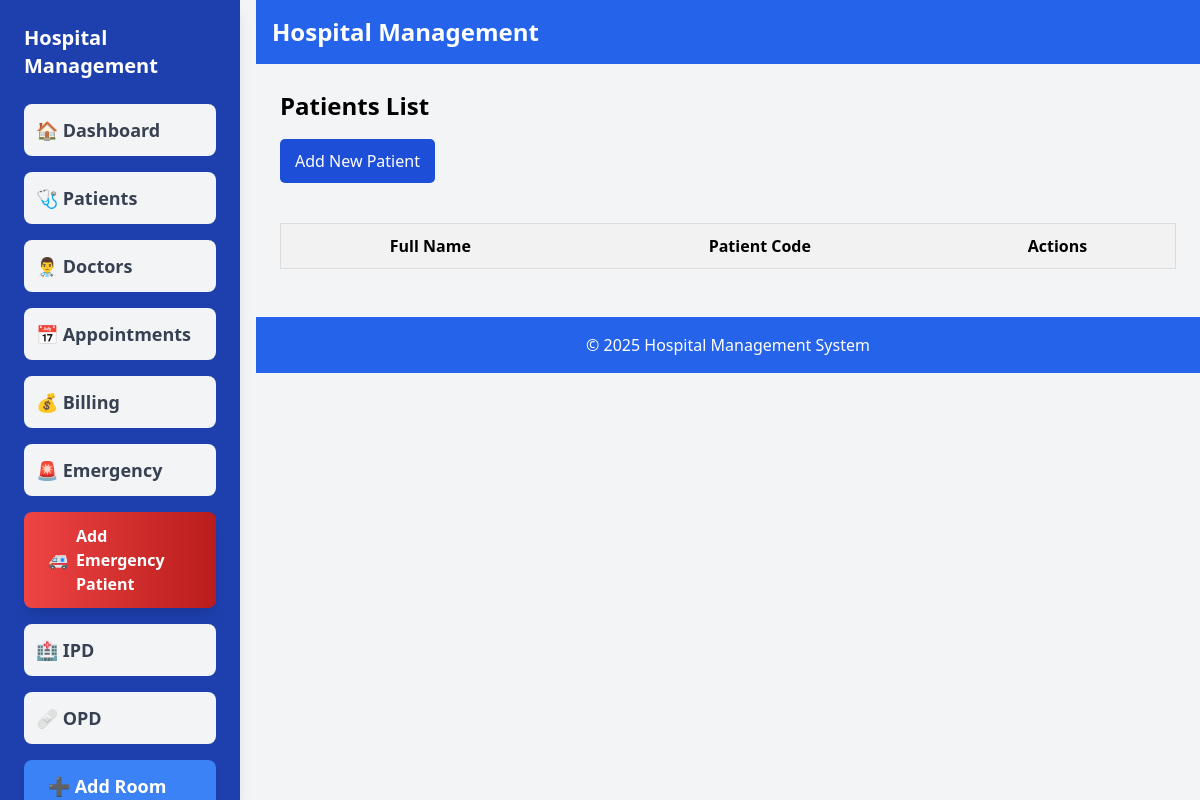
The app's page /patients/ (signed in), older data.
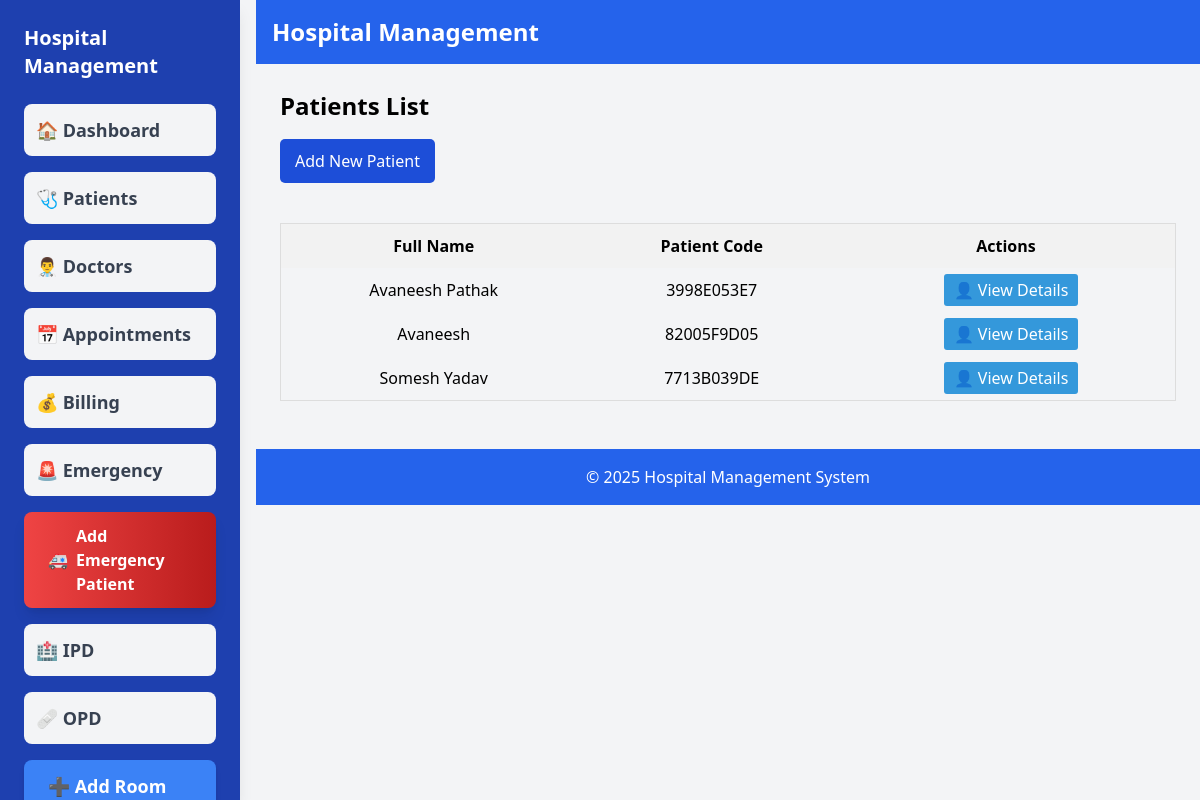
The same page, newer data.
### hms/models.py (models this page shows, shortened)
class Patient(models.Model):
    patient_code = models.CharField(max_length=10, unique=True, editable=False, blank=True, null=True)
    created_at = models.DateTimeField(default=now)
    user = models.OneToOneField(CustomUser, on_delete=models.CASCADE)
    date_of_birth = models.DateField(blank=True, null=True)
    contact_number = models.CharField(max_length=15, blank=True, null=True)
    address = models.TextField(blank=True, null=True)
    gender = models.CharField(max_length=10, choices=[('Male', 'Male'), ('Female', 'Female'), ('Other', 'Other')], blank=True, null=True)
    aadhar_number = models.CharField(max_length=12, unique=True, validators=[MinLengthValidator(12)], blank=True, null=True)
    blood_group = models.CharField(max_length=3, blank=True, null=True, choices=[
        ('A+', 'A+'), ('A-', 'A-'), ('B+', 'B+'), ('B-', 'B-'),
        ('O+', 'O+'), ('O-', 'O-'), ('AB+', 'AB+'), ('AB-', 'AB-')
    ])
    email = models.EmailField(unique=True, blank=True, null=True)
    guarantor_name = models.CharField(max_length=255, blank=True, null=True)
    guarantor_address = models.TextField(blank=True, null=True)
    guarantor_mobile = models.CharField(max_length=15, blank=True, null=True)
    guarantor_relationship = models.CharField(max_length=50, blank=True, null=True)
    guarantor_gender = models.CharField(max_length=10, choices=[('Male', 'Male'), ('Female', 'Female'), ('Other', 'Other')], blank=True, null=True)

class CustomUser(AbstractUser):
    user_type_choices = (
        ('patient', 'Patient'),
        ('doctor', 'Doctor'),
        ('admin', 'Admin'),
    )
    GENDER_CHOICES = (
        ('male', 'Male'),
        ('female', 'Female'),
        ('other', 'Other'),
    )
    user_type = models.CharField(max_length=10, choices=user_type_choices, default='patient')
    full_name = models.CharField(max_length=255,blank=True, null=True)  # Add full name field
    contact_number = models.CharField(max_length=15, blank=True, null=True)  # Add contact number
    address = models.TextField(blank=True, null=True)  # Add address
    gender = models.CharField(max_length=10, choices=GENDER_CHOICES, blank=True, null=True)  # Add this field
    groups = models.ManyToManyField(Group, related_name="customuser_groups", blank=True)
    user_permissions = models.ManyToManyField(Permission, related_name="customuser_permissions", blank=True)

### hms/views.py (the view)
# urls.py: path('patients/', views.patients, name='patients'),
@login_required
def patients(request):
    logger.info("Fetching all patients.")
    patients = Patient.objects.all()
    logger.info(f"Total patients retrieved: {len(patients)}")
    return render(request, 'hms/patients.html', {'patients': patients})

### hms/templates/hms/patients.html (shortened to what this page needs)
{% extends 'hms/base.html' %}
{% block content %}
<h2 style="font-size: 24px; font-weight: bold; margin-bottom: 15px;">Patients List</h2>
<a href="{% url 'register_patient' %}"
   style="background-color: #1D4ED8; color: white; padding: 10px 15px; border-radius: 5px; text-decoration: none; display: inline-block; margin-bottom: 20px;">
    Add New Patient
</a>
<table style="width: 100%; border-collapse: collapse; border: 1px solid #ddd; margin-top: 20px;">
    <tr style="background-color: #f2f2f2;">
        <th style="padding: 10px; text-align: center;">Full Name</th>
        <th style="padding: 10px; text-align: center;">Patient Code</th>
        <th style="padding: 10px; text-align: center;">Actions</th>
    </tr>
    {% for patient in patients %}
    <tr>
        <td style="padding: 10px; text-align: center;">{{ patient.user.full_name }}</td>
        <td style="padding: 10px; text-align: center;">{{ patient.patient_code }}</td>
        <td style="padding: 10px; text-align: center;">
            {% if patient.patient_code %}
                <a href="{% url 'patient_profile' patient.patient_code %}"
                   style="background-color: #3498db; color: white; padding: 5px 10px; border-radius: 3px; text-decoration: none; margin-left: 10px;">
                   👤 View Details
                </a>
            {% endif %}
        </td>
    </tr>
    {% endfor %}
</table>
{% endblock %}

### hms/templates/hms/base.html (shortened to what this page needs)
<!DOCTYPE html>
<html lang="en">
<head>
    <script src="https://cdn.tailwindcss.com"></script>
</head>
<body class="bg-gray-100 flex h-screen">
<aside class="w-64 bg-blue-800 text-white h-full fixed left-0 top-0 bottom-0 overflow-y-auto max-h-screen p-6 shadow-lg transition-all duration-300 ease-in-out transform lg:translate-x-0 md:w-60 sm:w-56">
    <h2 class="text-xl font-bold mb-6">Hospital Management</h2>
    <ul class="space-y-4">
        <li><a href="{% url 'dashboard' %}" class="block p-3 text-lg font-semibold text-gray-700 bg-gray-100 rounded-lg hover:bg-blue-600 hover:text-white transition duration-300">🏠 Dashboard</a></li>
        <li><a href="{% url 'patients' %}" class="block p-3 text-lg font-semibold text-gray-700 bg-gray-100 rounded-lg hover:bg-blue-600 hover:text-white transition duration-300">🩺 Patients</a></li>
        <li><a href="{% url 'doctors' %}" class="block p-3 text-lg font-semibold text-gray-700 bg-gray-100 rounded-lg hover:bg-blue-600 hover:text-white transition duration-300">👨‍⚕️ Doctors</a></li>
        <li><a href="{% url 'appointments' %}" class="block p-3 text-lg font-semibold text-gray-700 bg-gray-100 rounded-lg hover:bg-blue-600 hover:text-white transition duration-300">📅 Appointments</a></li>
        <li><a href="{% url 'billing' %}" class="block p-3 text-lg font-semibold text-gray-700 bg-gray-100 rounded-lg hover:bg-blue-600 hover:text-white transition duration-300">💰 Billing</a></li>
        <li><a href="{% url 'emergency' %}" class="block p-3 text-lg font-semibold text-gray-700 bg-gray-100 rounded-lg hover:bg-red-600 hover:text-white transition duration-300">🚨 Emergency</a></li>
        <li>
            <a href="{% url 'add_emergency_case' %}"
               class="flex items-center justify-center gap-2 bg-gradient-to-r from-red-500 to-red-700 text-white px-6 py-3 rounded-lg shadow-lg
                      hover:from-red-600 hover:to-red-800 transform hover:scale-105 transition duration-300 ease-in-out">
                🚑 <span class="font-bold">Add Emergency Patient</span>
            </a>
        </li>
        <li><a href="{% url 'ipd' %}" class="block p-3 text-lg font-semibold text-gray-700 bg-gray-100 rounded-lg hover:bg-purple-600 hover:text-white transition duration-300">🏥 IPD</a></li>
        <li><a href="{% url 'opd' %}" class="block p-3 text-lg font-semibold text-gray-700 bg-gray-100 rounded-lg hover:bg-green-600 hover:text-white transition duration-300">🩹 OPD</a></li>
        <li><a href="{% url 'add_room' %}" class="block py-3 px-6 text-lg font-semibold text-white bg-blue-500 rounded-lg shadow-md hover:bg-blue-700 transition duration-300">➕ Add Room</a></li>
    </ul>
</aside>
    <div class="flex-1 ml-64">
        <nav class="bg-blue-600 p-4 text-white flex justify-between">
            <h1 class="text-2xl font-bold text-center">Hospital Management</h1>
        </nav>
        <div class="container mx-auto p-6">
            {% block content %}
            {% endblock %}
        </div>
        <footer class="bg-blue-600 p-4 text-white text-center mt-6">
            &copy; 2025 Hospital Management System
        </footer>
    </div>
</body>
</html>

Row changes from the older to the newer data that the page shows:
added Patient: user.full_name "Avaneesh Pathak", patient_code "3998E053E7", shows "👤 View Details"
added Patient: user.full_name "Avaneesh", patient_code "82005F9D05", shows "👤 View Details"
added Patient: user.full_name "Somesh Yadav", patient_code "7713B039DE", shows "👤 View Details"
